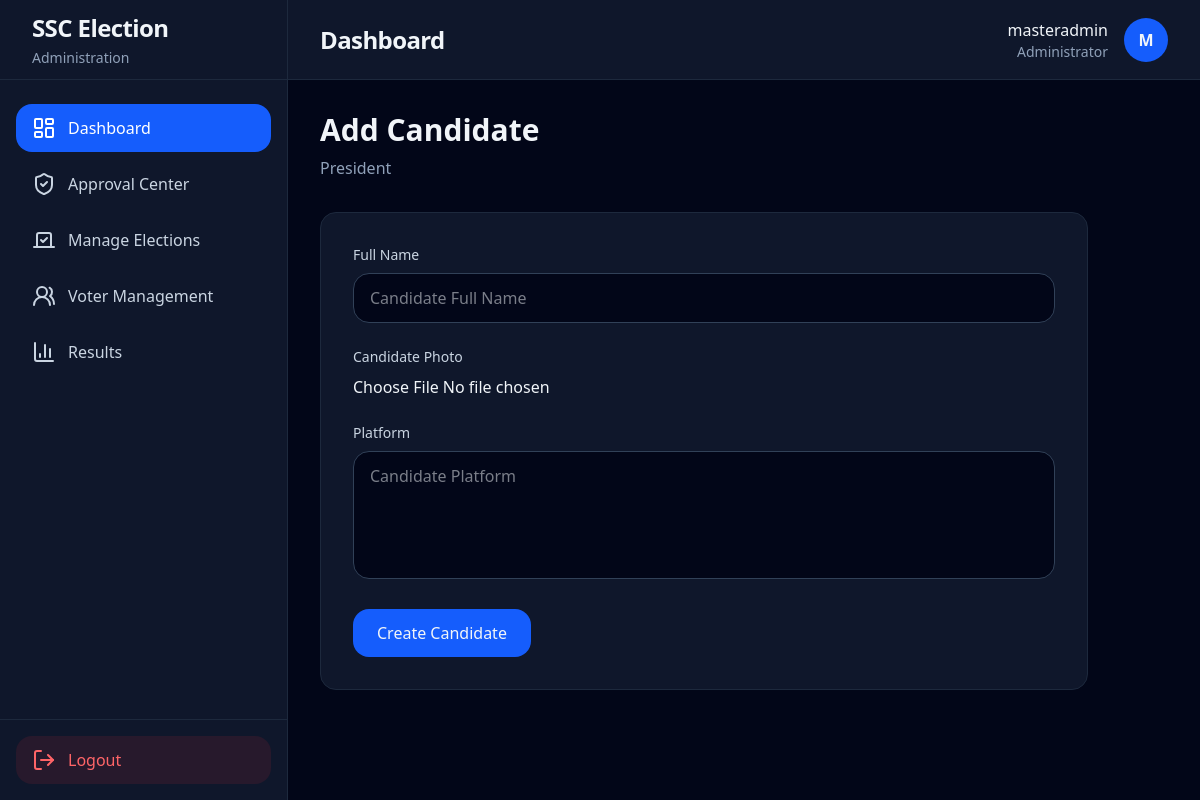
Screenshot of /candidates/add-candidate/1/ (signed in) with the database file from the repository.
### accounts/models.py (models this page shows, shortened)
class User(AbstractUser):
    ROLE_CHOICES = (
        ('SUPER_ADMIN', 'Super Admin'),
        ('ADMIN', 'Admin'),
        ('VOTER', 'Voter'),
    )
    role = models.CharField(
        max_length=20,
        choices=ROLE_CHOICES,
        default='VOTER'
    )
    student_id = models.CharField(
        max_length=50,
        unique=True,
        blank=True,
        null=True
    )
    department = models.CharField(
        max_length=255,
        blank=True
    )
    year_level = models.CharField(
        max_length=50,
        blank=True
    )
    is_approved = models.BooleanField(default=False)
    created_at = models.DateTimeField(auto_now_add=True)

### candidates/models.py (models this page shows, shortened)
class Position(models.Model):
    election = models.ForeignKey(
        Election,
        on_delete=models.CASCADE
    )
    name = models.CharField(max_length=255)
    order = models.PositiveIntegerField(default=0)
    max_votes = models.PositiveIntegerField(default=1)

### candidates/views.py (the view, shortened to what this page needs)
@admin_required
def add_candidate(request, position_id):
    close_concluded_elections()
    position = get_object_or_404(
        Position,
        id=position_id
    )
    form = CandidateForm(
        request.POST or None,
        request.FILES or None
    )
    return render(
        request,
        'candidates/add_candidate.html',
        {
            'form': form,
            'position': position,
        }
    )

### candidates/forms.py
class CandidateForm(forms.ModelForm):
    class Meta:
        model = Candidate
        fields = [
            'fullname',
            'photo',
            'platform',
        ]
        widgets = {
            'fullname': forms.TextInput(
                attrs={
                    'class': 'w-full bg-slate-950 border border-slate-700 rounded-2xl px-4 py-3 focus:outline-none focus:border-blue-500',
                    'placeholder': 'Candidate Full Name',
                }
            ),
            'platform': forms.Textarea(
                attrs={
                    'class': 'w-full bg-slate-950 border border-slate-700 rounded-2xl px-4 py-3 h-32 resize-none focus:outline-none focus:border-blue-500',
                    'placeholder': 'Candidate Platform',
                }
            ),
        }

### elections/models.py (called while the page is built)
    @property
    def has_ended(self):
        return timezone.now() >= self.end_time

    @property
    def is_concluded(self):
        return self.has_ended

### elections/services.py (called while the page is built)
def close_concluded_elections():
    Election.objects.filter(
        is_active=True,
        end_time__lte=timezone.now()
    ).update(
        is_active=False
    )

### templates/candidates/add_candidate.html (shortened to what this page needs)
{% extends 'layouts/admin_base.html' %}
{% block content %}
<div class="max-w-3xl">
    <div class="mb-8">
        <h2 class="text-3xl font-bold">
            Add Candidate
        </h2>
        <p class="text-slate-400 mt-2">
            {{ position.name }}
        </p>
    </div>
    <div class="bg-slate-900 border border-slate-800 rounded-2xl p-8">
        <form
            method="POST"
            enctype="multipart/form-data"
            class="space-y-6"
        >
            <div>
                <label class="block mb-2 text-sm text-slate-300">
                    Full Name
                </label>
                {{ form.fullname }}
            </div>
            <div>
                <label class="block mb-2 text-sm text-slate-300">
                    Candidate Photo
                </label>
                {{ form.photo }}
            </div>
            <div>
                <label class="block mb-2 text-sm text-slate-300">
                    Platform
                </label>
                {{ form.platform }}
            </div>
            <button
                type="submit"
                class="bg-blue-600 hover:bg-blue-700 transition px-6 py-3 rounded-2xl font-medium"
            >
                Create Candidate
            </button>
        </form>
    </div>
</div>
{% endblock %}

### templates/components/topbar.html
<header class="h-20 border-b border-slate-800 bg-slate-900 flex items-center justify-between px-8">
    <div>
        <h2 class="text-2xl font-bold tracking-tight">
            {% block page_title %}
            Dashboard
            {% endblock %}
        </h2>
    </div>
    <div class="flex items-center gap-4">
        <div class="text-right">
            <p class="font-medium">
                {{ request.user.username }}
            </p>
            <p class="text-sm text-slate-400">
                Administrator
            </p>
        </div>
        <div class="w-11 h-11 rounded-full bg-blue-600 flex items-center justify-center font-bold">
            {{ request.user.username|first|upper }}
        </div>
    </div>
</header>

### rows the page displays
User: user.username "masteradmin", user.username|first "M"
Position: name "President"
